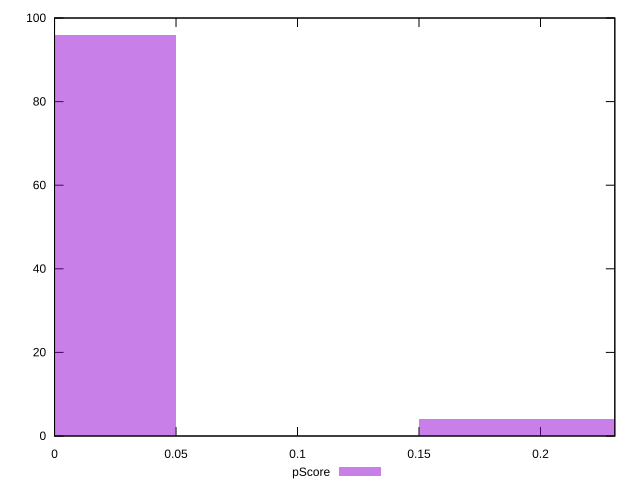

The gnuplot source for this figure:
reset

$pScore <<EOF
0 96
0.2 4
EOF

set key outside below
set boxwidth 0.1
set xrange [0:0.23058823529411765]
set yrange [0:100]
set trange [0:100]
set style fill transparent solid 0.5 noborder
set terminal svg size 640, 490 enhanced background rgb 'white'
set output "reprap/unused-javascript/samples/pages+cached+noexternal/pScore/histogram.svg"

plot $pScore title "pScore" with boxes

reset
